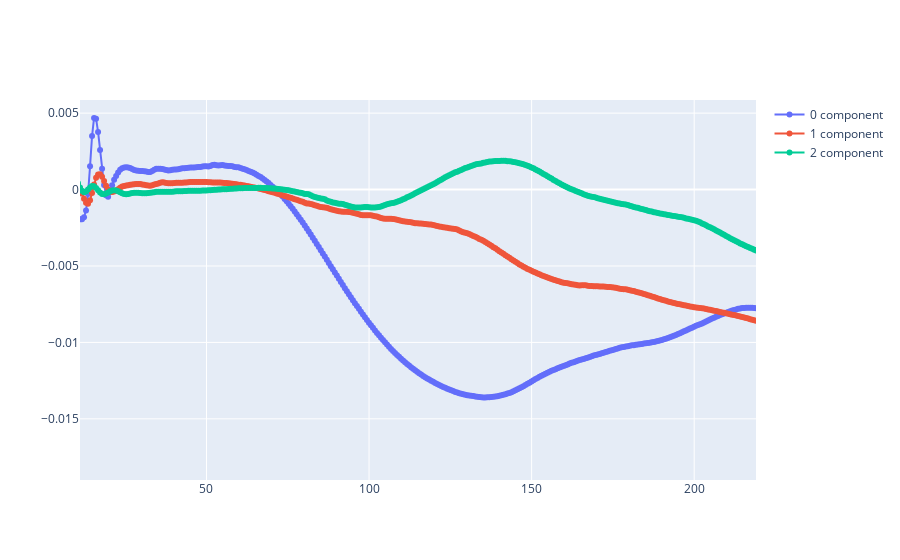

The notebook cell saved with this chart:
### Code cell
trajectory.CoM(bbh.m1, bbh.m2).gradient().preview()

### Figure 1 — Plotly figure (JSON) as saved in the notebook; plotly's stock layout.template omitted (floating-point values rounded to 4 significant figures; data arrays with more than 128 entries replaced by an {"elided": "..."} marker saying what was removed)
{"data": [{"mode": "lines+markers", "name": "0 component", "type": "scatter", "x": {"elided": "1260 float values"}, "y": {"elided": "1260 float values"}}, {"mode": "lines+markers", "name": "1 component", "type": "scatter", "x": {"elided": "1260 float values"}, "y": {"elided": "1260 float values"}}, {"mode": "lines+markers", "name": "2 component", "type": "scatter", "x": {"elided": "1260 float values"}, "y": {"elided": "1260 float values"}}], "layout": {"autosize": true, "xaxis": {"autorange": false, "range": [11.1, 219.0], "type": "linear"}, "yaxis": {"autorange": false, "range": [-0.019, 0.00586], "type": "linear"}}}
